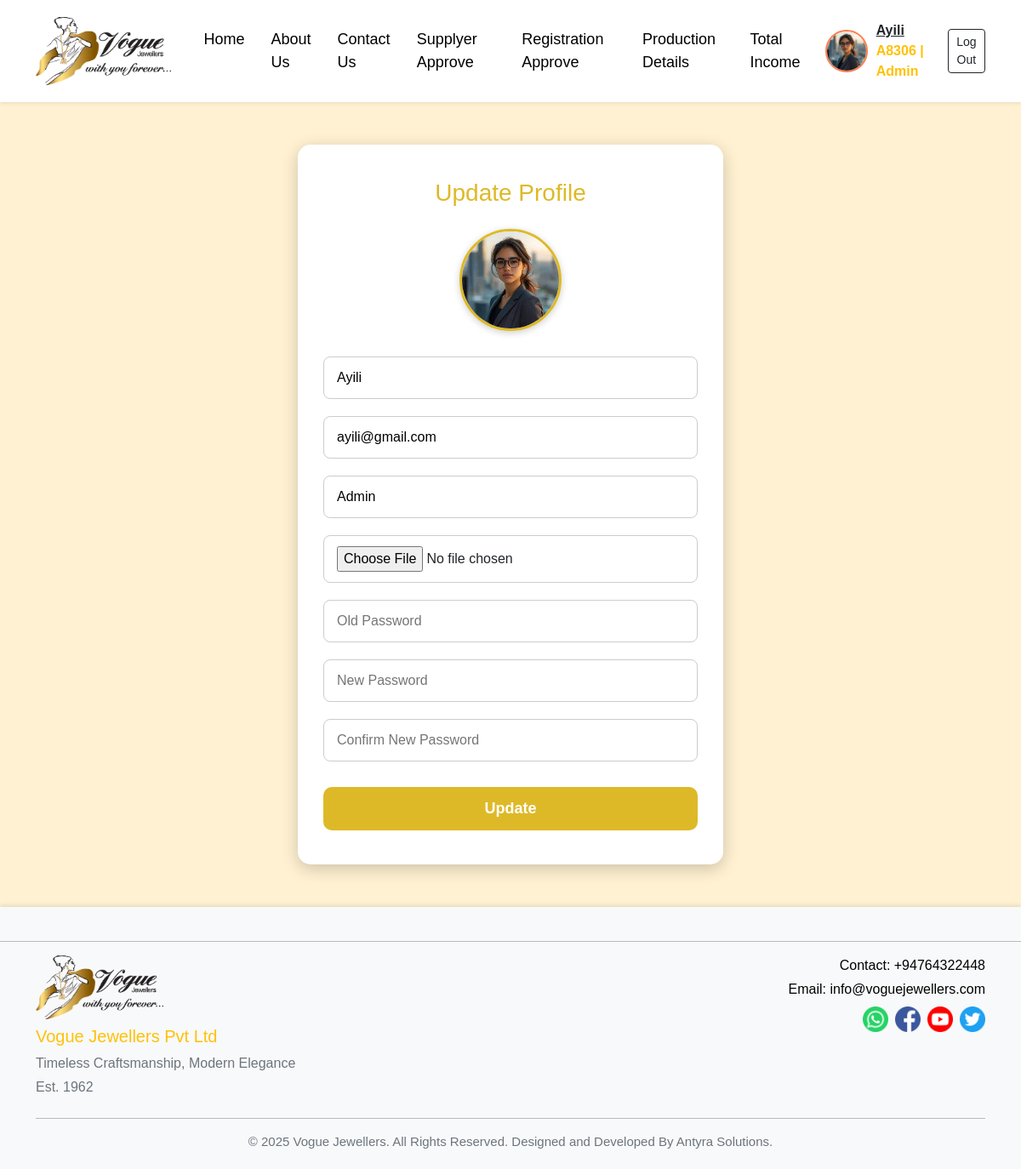
/admin/profile_update.php (signed in), run on the app's committed database.
### tables this page shows
CREATE TABLE `users` (
  `id` int(11) NOT NULL,
  `userid` varchar(30) NOT NULL,
  `name` varchar(30) NOT NULL,
  `email` varchar(30) NOT NULL,
  `password` varchar(255) NOT NULL,
  `image` varchar(255) NOT NULL,
  `type` varchar(20) NOT NULL,
  `approve` tinyint(1) NOT NULL
);

### admin/profile_update.php (the view, shortened to what this page needs)
<?php
include_once("../admin/index.php");
include_once("../include/connection.php");
$userid = $_SESSION['userid'];
$query = "SELECT * FROM users WHERE userid='$userid'";
$result = mysqli_query($con, $query);
if($result){
    $row = mysqli_fetch_assoc($result);
}
?>
<!DOCTYPE html>
<html lang="en">
<head>
</head>
<body>
<div class="form-container">
    <h2>Update Profile</h2>
    <?php
        if($row['image']==''){
            echo '<div class="profile-img"><img src="../images/logos.jpg" alt="Profile"></div>';
        } else {
            echo '<div class="profile-img"><img src="../images/'.$row['image'].'" alt="Profile"></div>';
        }
    ?>
    <form action="updateback.php" method="POST" enctype="multipart/form-data">
        <input type="text" name="name" value="<?php echo $row['name'] ?>" placeholder="Name">
        <input type="text" name="email" value="<?php echo $row['email'] ?>" placeholder="Email">
        <input type="text" name="type" value="<?php echo $row['type'] ?>" placeholder="Type" readonly>
        <input type="file" name="Updateimage">
        <input type="password" name="oldPasswordEnter" placeholder="Old Password">
        <input type="password" name="newpassword" placeholder="New Password">
        <input type="password" name="comfirmpassword" placeholder="Confirm New Password">
        <input type="submit" name="update" value="Update">
    </form>
</div>
<?php include_once("../include/footer.php"); ?>
</body>
</html>

### admin/index.php (style rules this page uses)
body { background-color: #FFF1D1; margin: 0; font-family: 'Segoe UI', Tahoma, Geneva, Verdana, sans-serif; }

### admin/profile_update.php (style rules this page uses)
body { font-family: Arial, sans-serif; background-color: #FFF1D1; margin: 0; padding: 0; }
.form-container { max-width: 500px; width: 90%; background: #fff; margin: 50px auto; padding: 40px 30px; border-radius: 15px; box-shadow: 0 5px 20px rgba(0,0,0,0.2); }
.form-container h2 { text-align: center; margin-bottom: 25px; color: #DEB927; font-size: 28px; }
.profile-img { width: 120px; height: 120px; margin: 0 auto 20px auto; border-radius: 50%; overflow: hidden; border: 3px solid #DEB927; box-shadow: 0 2px 8px rgba(0,0,0,0.2); }
.profile-img img { width: 100%; height: 100%; object-fit: cover; }
.form-container input[type="text"], .form-container input[type="email"], .form-container input[type="password"], .form-container input[type="file"] { width: 100%; padding: 12px 15px; margin: 10px 0; border-radius: 8px; border: 1px solid #ccc; font-size: 16px; transition: 0.3s; box-sizing: border-box; }
.form-container input[type="submit"] { width: 100%; padding: 12px; margin-top: 20px; background-color: #DEB927; border: none; border-radius: 10px; color: white; font-size: 18px; font-weight: bold; cursor: pointer; transition: 0.3s; }

### data on the page
users: image (picture), name "Ayili", email "ayili@gmail.com", type "Admin"

### other printed values
$name "Ayili"
$userid "A8306"
$type "Admin"
